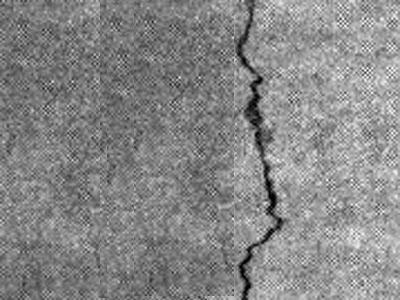
%> input picture detection-traditional/裂缝检测识别系统/images/yuanshi/ceshi1.jpg, 400 x 300 px
$ octave --eval "result = Process_Main(imread('images/yuanshi/ceshi1.jpg'));"   (GNU Octave 9; MATLAB toolbox functions it lacks are replaced by stand-ins)
%> lines starting %> are read from the running program, lines starting %| are printed output that depends on the picture; in (x1, y1, x2, y2) boxes, pixels count from 0 and x2, y2 are one past the last pixel; in counts of white or black regions, pixels touching at a corner belong together; the program's own positions count from 1
### detection-traditional/裂缝检测识别系统/hist_con.m
function s_out = hist_con(s_in, flag)
if nargin < 2
    flag = 0;
end
if ndims(s_in) == 3
    I = rgb2gray(s_in);
else
    I = s_in;
end
s_out = histeq(I);
if flag
    figure;
    subplot(2, 2, 1); imshow(I); title('原图');
    subplot(2, 2, 2); imhist(I); title('原图直方图');
    subplot(2, 2, 3); imshow(s_out); title('均衡化结果');
    subplot(2, 2, 4); imhist(s_out); title('均衡化结果直方图');
end
% 这是一个用于直方图均衡化的函数。函数的输入是一个灰度图像s_in和一个可选参数flag。函数首先判断输入图像的维度，如果是彩色图像，则使用rgb2gray函数将其转换为灰度图像。
% 然后，使用histeq函数对灰度图像进行直方图均衡化，将结果存储在s_out中。
% 如果flag参数为真，则创建一个图像窗口，并使用subplot函数在窗口中创建一个2行2列的子图网格。
% 在第一个子图中，使用imshow函数显示原图像I，并添加标题。在第二个子图中，使用imhist函数显示原图像的直方图。
% 在第三个子图中，使用imshow函数显示均衡化后的图像s_out，并添加标题。在第四个子图中，使用imhist函数显示均衡化后图像的直方图。

### detection-traditional/裂缝检测识别系统/med_process.m
function s_out = med_process(s_in, flag)
if nargin < 2
    flag = 0;
end
if ndims(s_in) == 3
    I = rgb2gray(s_in);
else
    I = s_in;
end
s_out = medfilt2(I);
if flag
    figure;
    subplot(2, 2, 1); imshow(I); title('原图');
    subplot(2, 2, 2); imhist(I); title('原图直方图');
    subplot(2, 2, 3); imshow(s_out); title('中值滤波');
    subplot(2, 2, 4); imhist(s_out); title('中值滤波直方图');
end
% 这是一个中值滤波的函数，用于对输入的图像进行中值滤波处理。

### detection-traditional/裂缝检测识别系统/adjgamma.m
function newim = adjgamma(im, g)
if nargin < 2
    g = 1;
end

if g <= 0
    error('Gamma参数必须大于0');
end
if ndims(im) == 3
    I = rgb2gray(im);
else
    I = im;
end
if isa(I,'uint8');
    newim = double(I);
else
    newim = I;
end
newim = newim-min(min(newim));
newim = newim./max(max(newim));
newim =  newim.^(1/g);

% 该函数用于对输入图像进行伽马校正处理。
% 输入参数：
% im：输入图像，可以是灰度图像或彩色图像。
% g：伽马参数，默认值为1。

% 输出参数：
% newim：经过伽马校正处理后的图像。

% 函数实现的主要步骤如下：
% 判断输入参数中是否包含伽马参数g，如果没有则将g设为1。
% 判断输入图像的维度，如果是彩色图像则将其转换为灰度图像I。
% 将灰度图像I转换为双精度图像newim。
% 对newim进行最小值归零化和最大值归一化处理，使像素值范围在0到1之间。
% 对归一化后的newim进行伽马校正处理，使用公式newim = newim^(1/g)。
% 返回经过伽马校正处理后的图像newim。

### detection-traditional/裂缝检测识别系统/IterProcess.m
function [bw, th] = IterProcess(Img)
if ndims(Img) == 3
    I = rgb2gray(Img);
else
    I = Img;
end

T0 = (double(max(I(:))) + double(min(I(:))))/2;
flag = 1;

while flag
    ind1 = I > T0;
    ind2 = ~ind1;
    T1 = (mean(double(I(ind1))) + mean(double(I(ind2))))/2;
    flag = abs(T1-T0) > 0.6;
    T0 = T1;
end
bw = ind1;
th = T1;
% 这是一个用于迭代阈值处理的函数。函数的输入参数是图像Img，输出参数是二值图像bw和阈值th。
% 首先，函数判断图像的维数。如果图像是三维的，则使用rgb2gray函数将其转换为灰度图像；否则，直接使用Img作为灰度图像I。
% 接下来，初始化阈值T0为灰度图像的最大像素值和最小像素值的平均值。
% 然后，设置一个循环标志flag为1。
% 在循环中，首先根据当前阈值T0将灰度图像I进行分割，将大于阈值的像素索引保存在ind1中，将小于等于阈值的像素索引保存在ind2中。
% 接着，计算大于阈值和小于等于阈值的像素的平均值，得到新的阈值T1。
% 然后，判断新旧阈值之间的差是否大于0.5，如果是则继续迭代，将新阈值T1赋值给旧阈值T0，并将循环标志flag设置为1；如果不是则停止迭代，将循环标志flag设置为0。
% 最后，将大于阈值的像素索引ind1作为二值图像bw输出，将最终的阈值T1作为阈值th输出。

### detection-traditional/裂缝检测识别系统/bw_filter.m
function bwn = bw_filter(bw, keepnum)
if nargin < 2
    keepnum = 20;
end
[L, num] = bwlabel(bw, 8);
Ln = zeros(1, num);
stats = regionprops(L, 'Area');
Ln = cat(1, stats.Area);
[Ln, ind] = sort(Ln);
if num>keepnum || num==keepnum
    for i = 1 : num-keepnum
        bw(L == ind(i)) = 0;
    end
end
bwn = bw;
% 这段代码是一个简单的二值图像滤波器。它的功能是保留指定数量的连通区域，将其他连通区域的像素设为0。
% 具体的实现步骤如下：
% 首先，判断输入参数的个数。如果只有一个参数，则将保留的连通区域数量设置为默认值15。keepnum的大小决定了在滤波过程中要保留的连通域的数量。
% 如果设置为较小的值，会滤除较小的连通域，保留较大的连通域。如果设置为较大的值，会保留更多的连通域，包括较小的连通域
% 使用bwlabel函数对输入的二值图像进行标记，找出其中的连通区域，并得到连通区域的个数和相应的标签。
% 使用regionprops函数计算每个连通区域的面积，并将结果存在一个数组Ln中。
% 对Ln数组进行排序，并得到排序后的数组Ln和相应的索引ind。
% 如果连通区域数量大于等于保留的数量keepnum，或者连通区域数量等于保留的数量keepnum，则进行以下操作：
% 对于前num-keepnum个连通区域，将它们在原图像bw中的像素设为0。
% 最后，返回滤波后的二值图像bwn。
% 需要注意的是，这段代码假设输入的二值图像bw中的连通区域已经标记好，并且连通区域的标签是从1开始递增的。
% 如果标签不是从1开始递增的，可能会导致结果不正确。另外，这段代码只保留面积最大的连通区域，对于其他连通区域不进行保留。
% 如果需要保留面积最小的连通区域或者其他指定的连通区域，可能需要修改代码。

### detection-traditional/裂缝检测识别系统/Identify_Object.m
function bwn = Identify_Object(bw, MinArea, MinRate)
if nargin < 3
    MinRate = 3;
end
if nargin < 2
    MinArea = 5;
end
[L, num] = bwlabel(bw);
stats = regionprops(L, 'Area', 'MajorAxisLength', ...
    'MinorAxisLength');
Ap = cat(1, stats.Area);
Lp1 = cat(1, stats.MajorAxisLength);
Lp2 = cat(1, stats.MinorAxisLength);
Lp = Lp1./Lp2;
for i = 1 : num
    if Ap(i) < MinArea
        bw(L == i) = 0;
    end
end
MinRate = max(Lp)*0.4;
for i = 1 : num
    if Lp(i) < MinRate
        bw(L == i) = 0;
    end
end
bwn = bw;
% 这段代码是一个用于识别二值图像中物体的函数，根据物体的面积和长宽比进行筛选和删除。
% 这是一个用于识别目标对象的函数。函数的输入参数是二值图像bw，最小面积MinArea和最小长宽比MinRate（可选参数）。
% 首先，函数检查是否提供了最小长宽比MinRate和最小面积MinArea的值。如果没有提供，则使用默认值3和20。
% 接下来，使用bwlabel函数对二值图像bw进行标记连通区域操作，将连通区域的标签存储在矩阵L中，并返回连通区域的数量num。
% 然后，使用regionprops函数计算每个连通区域的面积（Area）、主轴长度（MajorAxisLength）和次轴长度（MinorAxisLength），并将结果存储在stats结构体数组中。
% 接着，将面积（Ap）、主轴长度（Lp1）、次轴长度（Lp2）分别存储在矩阵Ap、Lp1和Lp2中，然后计算每个连通区域的长宽比Lp。
% 然后，对于每个连通区域，如果其面积小于最小面积MinArea，则将该连通区域对应的像素置为0，即从二值图像bw中去除该连通区域。
% 接着，重新计算最小长宽比MinRate，取所有连通区域的长宽比的最大值的40%作为新的MinRate。
% 最后，对于每个连通区域，如果其长宽比Lp小于最小长宽比MinRate，则将该连通区域对应的像素置为0，即从二值图像bw中去除该连通区域。
% 最终，函数返回处理后的二值图像bwn，其中去除了面积小于最小面积和长宽比小于最小长宽比的连通区域。

### detection-traditional/裂缝检测识别系统/Project.m
function [projectr, projectc] = Project(bw)
projectr = sum(bw, 2);
projectc = sum(bw, 1);
% 计算投影

### detection-traditional/裂缝检测识别系统/Judge_Crack.m
function bwn = Judge_Crack(bw, Ig, th)
if nargin < 3
    th = 35;
end
[L, num] = bwlabel(bw);
Ig = im2uint8(mat2gray(Ig));
Ig = double(Ig);
stats = regionprops(L, 'Area', 'BoundingBox');
for i = 1 : num
    Ymin = round(stats(i).BoundingBox(1));
    Ymax = round(stats(i).BoundingBox(1) + stats(i).BoundingBox(3));
    Xmin = round(stats(i).BoundingBox(2));
    Xmax = round(stats(i).BoundingBox(2) + stats(i).BoundingBox(4));
    sum1(i) = 0;
    for k1 = Xmin : Xmax-1
        for k2 = Ymin : Ymax-1
            sum1(i) = sum1(i) + Ig(k1, k2);
        end
    end
    RectArea(i) = stats(i).BoundingBox(3)*stats(i).BoundingBox(4);
    Average1(i) = sum1(i)/RectArea(i);
    [r, c] = find(L == i);
    Ln(i) = length(find(L==i));
    for j = 1 : Ln(i)
        gv(i, j) = Ig(r(j), c(j));
    end
    sum2(i) = sum(gv(i, :));
    Average2(i) = sum2(i)/Ln(i);
    Sub(i) = abs(Average1(i) - Average2(i));
    if Sub(i) < th
        bw(find(L==i)) = 0;
    end
end
bwn = bw;
% 该函数用于判断是否有裂缝存在。函数的输入参数有三个，bw为二值图像，Ig为灰度图像，th为阈值，默认为20。
% 函数首先将二值图像进行标记，然后计算每个标记区域的平均灰度值，并与该区域内像素的平均灰度值进行比较。
% 如果差值小于阈值，则将该区域内的像素置为0。最后，返回处理后的二值图像。

### detection-traditional/裂缝检测识别系统/Bridge_Crack.m
function bwn = Bridge_Crack(bw)

[L, num] = bwlabel(bw);
bwn = bw;
if num < 2
    return;
end
stats = regionprops(L, 'BoundingBox');
for i = 1 : num
    l(i) = round(stats(i).BoundingBox(1) + 0.5);
    b(i) = round(stats(i).BoundingBox(2) - 0.5);
    r(i) = round(stats(i).BoundingBox(1) + stats(i).BoundingBox(3) - 1.5);
    rb(i) = round(stats(i).BoundingBox(2) + stats(i).BoundingBox(4));
end
l(l<=0) = 1;
b(b<=0) = 1;
% r(r>=col) = col;
% rb(rb>=row) = row;
try
    for i = 1 : num-1
        for j = b(i) : rb(i)
            if bw(j, r(i)) ~= 0
                break;
            end
        end
        for k = b(i+1) : rb(i+1)
            if bw(k, l(i+1)) ~= 0
                break;
            end
        end
        Yi = l(i+1); Ya = r(i);
        Xi=  k; Xa = j;
        d = Yi - Ya;
        e = Xa - Xi;
        if e>0
            if (d>e) || (d==e);
                for p = 1 : e
                    bw(j-p, r(i)+p) = 1;
                    bw(j-p-1, r(i)+p) = 1;
                    bw(j-p+1, r(i)+p) = 1;
                end
                for q = e+1 : d-1
                    bw(j-e, r(i)+q) = 1;
                    bw(j-e-1, r(i)+q) = 1;
                    bw(j-e+1, r(i)+q) = 1;
                end
            end
            if d<e
                for p = 1:d
                    bw(j-p, r(i)+d) = 1;
                    bw(j-p-1, r(i)+d) = 1;
                    bw(j-p+1, r(i)+d) = 1;
                end
                for q = d+1 : e-1
                    bw(j-q, r(i)+d) = 1;
                    bw(j-q, r(i)+d-1) = 1;
                    bw(j-q, r(i)+d+1) = 1;
                end
            end
            if d == 0;
                for p = 1 : e
                    bw(j-p, r(i)) = 1;
                    bw(j-p, r(i)-1) = 1;
                    bw(j-p, r(i)+1) = 1;
                end
            end
        end
        if e < 0
            e = abs(e);
            if (d>e) || (d==e)
                for p = 1:e;
                    bw(j+p, r(i)+p) = 1;
                    bw(j+p-1, r(i)+p) = 1;
                    bw(j+p+1, r(i)+p) = 1;
                end
                for q = e+1 : d-1
                    bw(j+e, r(i)+q) = 1;
                    bw(j+e-1, r(i)+q) = 1;
                    bw(j+e+1, r(i)+q) = 1;
                end
            end
            if d < e
                for p = 1 : d
                    bw(j+p, r(i)+p) = 1;
                    bw(j+p-1, r(i)+p) = 1;
                    bw(j+p+1, r(i)+p) = 1;
                end
                for q = d+1 : e-1
                    bw(j+q, r(i)+d) = 1;
                    bw(j+q, r(i)+d-1) = 1;
                    bw(j+q, r(i)+d+1) = 1;
                end
            end
            if d == 0
                for p = 1:e
                    bw(j+p, r(i)) = 1;
                    bw(j+p, r(i)-1) = 1;
                    bw(j+p, r(i)+1) = 1;
                end
            end
        end
        if e == 0
            for p = 1 : d
                bw(j, r(i)+p) = 1;
                bw(j-1, r(i)+p) = 1;
                bw(j+1, r(i)+p) = 1;
            end
        end
        if d<0
            for p = min(Xa, Xi) : max(Xa, Xi)
                for q = min(Ya, Yi) : max(Ya, Yi)
                    bw(p, q) = 1;
                end
            end
        end
    end
catch
    bwn = bw;
    return;
end
bwn = bw;

### detection-traditional/裂缝检测识别系统/Judge_Direction.m
function [flag, rect] = Judge_Direction(bw)
[L, num] = bwlabel(bw);
stats = regionprops(bw, 'Area', 'BoundingBox');
Area = cat(1, stats.Area);
[Area, ind] = sort(Area, 'descend');
if num == 1
    rect = stats.BoundingBox;
else
    rect1 = stats(ind(1)).BoundingBox;
    rect2 = stats(ind(2)).BoundingBox;
    s1 = [rect1(1); rect2(1)];
    s2 = [rect1(2); rect2(2)];
    s = [min(s1) min(s2) rect1(3)+rect2(3) rect1(4)+rect2(4)];
    rect = s;
end
rate = rect(3)/rect(4);
if rate > 1
    flag = 1;
else
    flag = 2;
end
% 该函数用于判断输入二值图像中包围物体的矩形框的方向。

### detection-traditional/裂缝检测识别系统/Process_Main.m
function Result = Process_Main(I)
% 判断输入图像的维度，如果为彩色图像则转化为灰度图像
if ndims(I) == 3
    I1 = rgb2gray(I);
else
    I1 = I;
end
% 直方图均衡化
I2 = hist_con(I1);
% 中值滤波
I3 = med_process(I2);
% gamma校正,2为增强度，越大越强
I4 = adjgamma(I3, 3);
% 迭代法二值化
[bw, th] = IterProcess(I4);
% 反转二值图像
bw = ~bw;
% 对二值图像进行滤波，参数值为15表示使用一个大小为15x15的滤波器进行滤波操作。
% 较大的滤波器大小可以平滑图像并去除噪声，但也可能导致细节的损失。选择适当的滤波器大小需要根据具体应用和图像特点进行调整。
bwn1 = bw_filter(bw, 20);
% 标记并提取目标物体
bwn2 = Identify_Object(bwn1);
% 求取水平和垂直投影
[projectr, projectc] = Project(bwn2);
[r, c] = size(bwn2);
% 判断裂缝类型
bwn3 = Judge_Crack(bwn2, I4);
% 桥接裂缝
bwn4 = Bridge_Crack(bwn3);
% 判断裂缝走向
[flag, rect] = Judge_Direction(bwn4);
% 根据裂缝走向确定结果
if flag == 1
    str = '横向形状的裂缝';
    wdmax = max(projectc);
    wdmin = min(projectc);
else
    str = '纵向形状的裂缝';
    wdmax = max(projectr);
    wdmin = min(projectr);
end
% 构造结果结构体
Result.Image = I1;
Result.hist = I2;
Result.Medfilt = I3;
Result.Enance = I4;
Result.Bw = bw;
Result.BwFilter = bwn1;
Result.CrackRec = bwn2;
Result.Projectr = projectr;
Result.Projectc = projectc;
Result.CrackJudge = bwn3;
Result.CrackBridge = bwn4;
Result.str = str;
Result.rect = rect;
Result.BwEnd = bwn4;
Result.BwArea = bwarea(bwn4);
Result.BwLength = max(rect(3:4));
Result.BwWidthMax = wdmax;
Result.BwWidthMin = wdmin;
Result.BwTh = th;
%> in adjgamma, `newim =  newim.^(1/g);`:
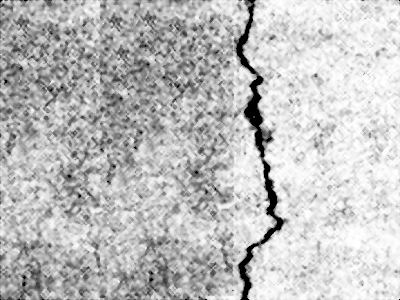
%> newim: size 300x400 double; min 0, max 1, mean 0.75
%> in IterProcess, `T0 = (double(max(I(:))) + double(min(I(:))))/2;`: T0 = 0.5
%> the loop in IterProcess, `while flag` made 1 pass
%> (T1, flag, T0) on pass 1: (0.564, false, 0.564)
%> pass 1, in IterProcess, `ind1 = I > T0;`:
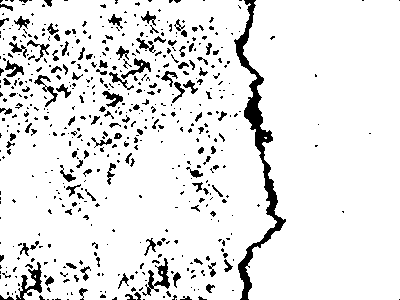
%> ind1: size 300x400 logical; 90.6% white; 549 black regions (429 under 20 px), largest, box (x1, y1, x2, y2) and area: (234, 0, 286, 300) 2496, (16, 262, 42, 300) 358, (142, 258, 170, 296) 337
%> in IterProcess, `th = T1;`: th = 0.564
%> in bw_filter, `[L, num] = bwlabel(bw, 8);`:
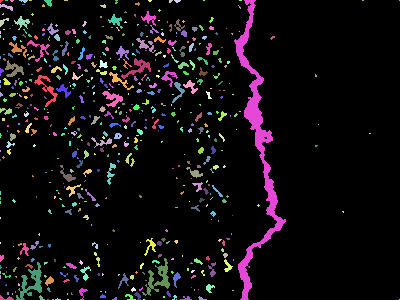
%> L: size 300x400 double; 550 distinct labels, from 0 to 549; one colour per label, 0 black
%> in bw_filter, `[L, num] = bwlabel(bw, 8);`: num = 549
%> in bw_filter, `stats = regionprops(L, 'Area');`: stats = 549 regions; largest, Area: 2496, 358, 337, 188, 183
%> in bw_filter, `Ln = cat(1, stats.Area);`: Ln = 549 values, max 2496 at index 533, min 1 at index 39, mean 20.53
%> in bw_filter, `[Ln, ind] = sort(Ln);`: Ln = 549 values from 1 to 2496; ind = 549 values, max 549 at index 39, min 1 at index 227, mean 275
%> in Identify_Object, `[L, num] = bwlabel(bw);`:
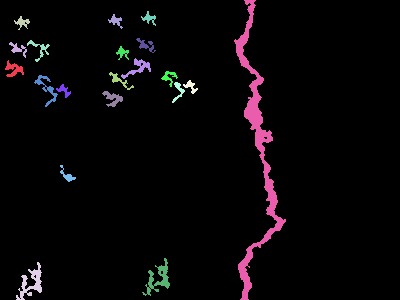
%> L: size 300x400 double; 21 distinct labels, from 0 to 20; one colour per label, 0 black
%> in Identify_Object, `[L, num] = bwlabel(bw);`: num = 20
%> in Identify_Object, `stats = regionprops(L, 'Area', 'MajorAxisLength', 'MinorAxisLength');`: stats = 20 regions; largest, Area, MajorAxisLength and MinorAxisLength: 2496 328.5 42.44, 358 40.68 21.56, 337 38.95 22.43, 188 32.92 14.85, 183 38.65 16.02
%> in Identify_Object, `Ap = cat(1, stats.Area);`: Ap = 20 values, max 2496 at index 20, min 80 at index 7, mean 253.8
%> in Identify_Object, `Lp1 = cat(1, stats.MajorAxisLength);`: Lp1 = 20 values, max 328.5 at index 20, min 13.68 at index 12, mean 38.77
%> in Identify_Object, `Lp2 = cat(1, stats.MinorAxisLength);`: Lp2 = 20 values, max 42.44 at index 20, min 7.99 at index 11, mean 14.6
%> in Identify_Object, `Lp = Lp1./Lp2;`: Lp = 20 values, max 7.74 at index 20, min 1.06 at index 17, mean 2.14
%> the loop in Identify_Object, `for i = 1 : num` made 20 passes
%> in Identify_Object, `MinRate = max(Lp)*0.4;`: MinRate = 3.1
%> after the loop in Identify_Object, `for i = 1 : num`:
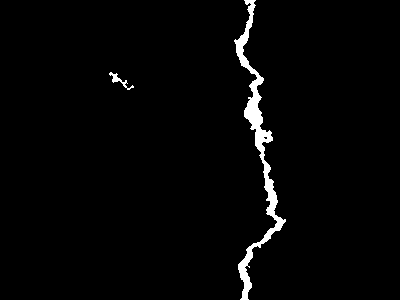
%> bw: size 300x400 logical; 2.2% white; 2 white regions
%> in Project, `projectr = sum(bw, 2);`: projectr = 300 values, max 22 at index 81, min 3 at index 16, mean 8.67
%> in Project, `projectc = sum(bw, 1);`: projectc = 400 values, max 96 at index 248, min 0 at index 1, mean 6.5
%> in Judge_Crack, `[L, num] = bwlabel(bw);`:
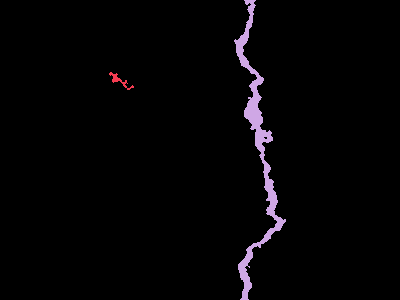
%> L: size 300x400 double; 3 distinct labels, from 0 to 2; one colour per label, 0 black
%> in Judge_Crack, `[L, num] = bwlabel(bw);`: num = 2
%> in Judge_Crack, `stats = regionprops(L, 'Area', 'BoundingBox');`: stats = 2 regions; box (x1, y1, x2, y2) and Area: (234, 0, 286, 300) 2496, (109, 72, 134, 90) 106
%> the loop in Judge_Crack, `for i = 1 : num` made 2 passes
%> (Ymin, Ymax, Xmin, Xmax) on passes 1 to 2: (110, 135, 73, 91), (235, 287, 1, 301)
%> after the loop in Judge_Crack, `for i = 1 : num`: Average1 = [140.2 189.5]; Average2 = [99.85 26.08]; Ln = [106 2496]; RectArea = [450 15600]; Sub = [40.36 163.4]; gv = 2496 columns, first 8: [116 116 116 109 109 122 109 92; 64 92 116 64 64 80 116 92]; sum1 = [63096 2956284]; sum2 = [10584 65087]
%> in Bridge_Crack, `stats = regionprops(L, 'BoundingBox');`: stats = 2 regions; box (x1, y1, x2, y2): (109, 72, 134, 90), (234, 0, 286, 300)
%> the loop in Bridge_Crack, `for i = 1 : num` made 2 passes
%> after the loop in Bridge_Crack, `for i = 1 : num`: b = [72 0]; l = [110 235]; r = [133 285]; rb = [91 301]
%> the loop in Bridge_Crack, `for i = 1 : num-1` made 1 pass
%> (Yi, Ya, Xi, Xa, d, e) on pass 1: (235, 133, 41, 86, 102, 45)
%> after the loop in Bridge_Crack, `for i = 1 : num-1`:
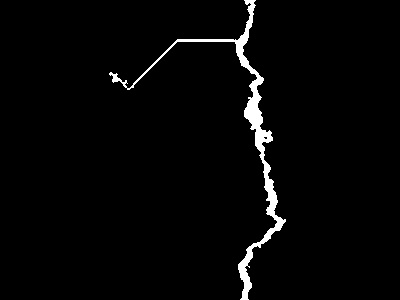
%> bw: size 300x400 logical; 2.4% white; 1 white region, box (x1, y1, x2, y2) and area: (109, 0, 286, 300) 2905
%> in Judge_Direction, `[L, num] = bwlabel(bw);`: L: size 300x400 double; values 0 (black) and 1 (white), 2.4% white; 1 white region
%> in Judge_Direction, `[L, num] = bwlabel(bw);`: num = 1
%> in Judge_Direction, `stats = regionprops(bw, 'Area', 'BoundingBox');`: stats = 1 region; box (x1, y1, x2, y2) and Area: (109, 0, 286, 300) 2905
%> in Judge_Direction, `Area = cat(1, stats.Area);`: Area = 2905
%> in Judge_Direction, `[Area, ind] = sort(Area, 'descend');`: ind = 1
%> in Judge_Direction, `rect = stats.BoundingBox;`: rect = [109.5 0.5 177 300]
%> in Judge_Direction, `rate = rect(3)/rect(4);`: rate = 0.59
%> in Process_Main, `[flag, rect] = Judge_Direction(bwn4);`: flag = 2; rect = [109.5 0.5 177 300]
%> in Process_Main, `wdmax = max(projectr);`: wdmax = 22
%> in Process_Main, `wdmin = min(projectr);`: wdmin = 3
%> in Process_Main, `Result.Projectr = projectr;`: Result.Projectr has the same summary as projectr in Project
%> in Process_Main, `Result.Projectc = projectc;`: Result.Projectc has the same summary as projectc in Project
%> in Process_Main, `Result.rect = rect;`: Result.rect = [109.5 0.5 177 300]
%> in Process_Main, `Result.BwArea = bwarea(bwn4);`: Result.BwArea = 2962.1
%> in Process_Main, `Result.BwLength = max(rect(3:4));`: Result.BwLength = 300
%> in Process_Main, `Result.BwWidthMax = wdmax;`: Result.BwWidthMax = 22
%> in Process_Main, `Result.BwWidthMin = wdmin;`: Result.BwWidthMin = 3
%> in Process_Main, `Result.BwTh = th;`: Result.BwTh = 0.564
